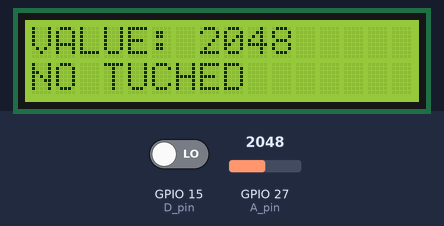
The sketch below on a simulated ESP32. Parts: 16×2 character LCD. The test bench sets the inputs (shaded band); at power-on: GPIO 15 (D_pin) LOW, GPIO 27 (A_pin) = 2048.

Above: at 1.2 s.
1.3 s: GPIO 15 (D_pin) driven HIGH
At 2.2 s:
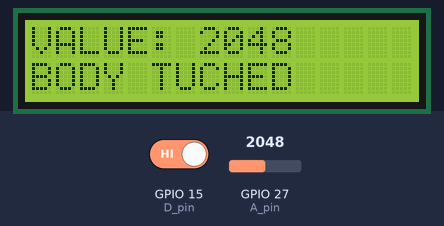
3.1 s: GPIO 15 (D_pin) driven LOW
At 4.4 s:
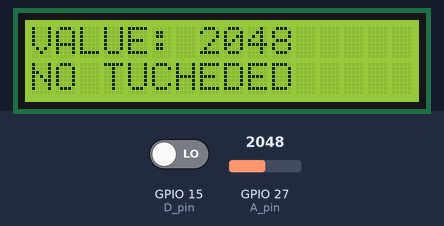
4.7 s: GPIO 27 (A_pin) set to 2866
At 5.4 s:
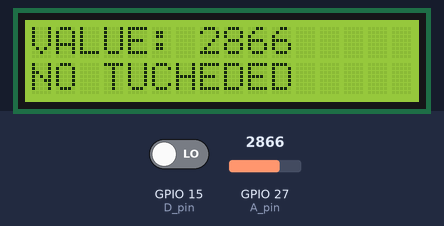
6.2 s: GPIO 27 (A_pin) set to 3603
At 7.5 s:
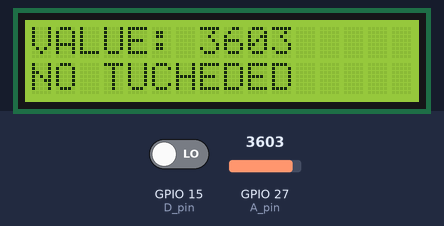
7.8 s: GPIO 27 (A_pin) set to 4095
At 8.5 s:
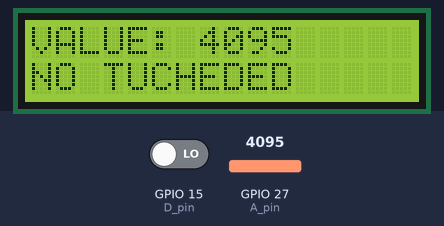
Timing chart, 0 to 10.3 s (numbered marks = the images above; inputs shaded):
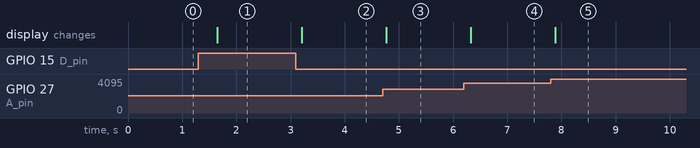

Measured:
- after the input at 1.3 s, the display: changes after 0.35 s (image 1)
- after the input at 3.1 s, the display: changes after 0.11 s (image 2)
- after the input at 4.7 s, the display: changes after 0.07 s (image 3)
- after the input at 6.2 s, the display: changes after 0.13 s (image 4)
- after the input at 7.8 s, the display: changes after 0.09 s (image 5)

The sketch:

main.ino
```cpp
#include <LiquidCrystal_I2C.h>
#include <Wire.h>

LiquidCrystal_I2C lcd(0x27, 16, 2);

#define D_pin 15
#define A_pin 27

void setup() {
  // put your setup code here, to run once:

  Wire.begin(21, 22);
  Serial.begin(115200);

  lcd.init();
  lcd.backlight();

  pinMode(D_pin, INPUT);
  pinMode(A_pin, INPUT);


}

void loop() {
  // put your main code here, to run repeatedly:

  bool sensorState = digitalRead(D_pin);
  int  sensorValue = analogRead(A_pin);

  lcd.setCursor(0, 0);
  lcd.print("VALUE: ");
  lcd.print(sensorValue);


  if(sensorState == HIGH){
    lcd.setCursor(0, 1);
    lcd.print("BODY TUCHED");

  }else{


    lcd.setCursor(0, 1);
    lcd.print("NO TUCHED");
  }


 delay(500);

}
```
